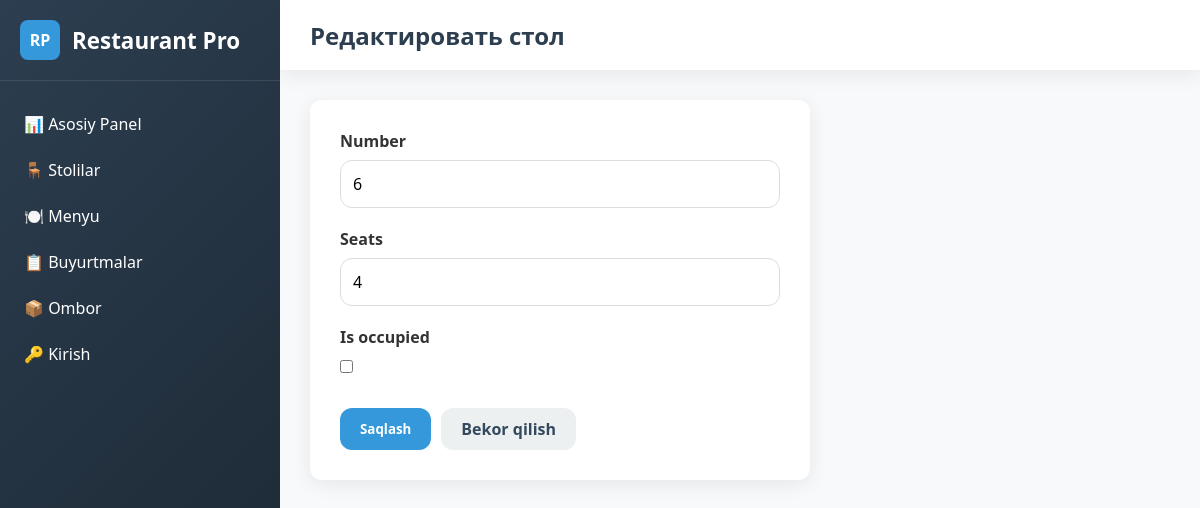
The page /tables/6/edit/ on the database as committed earlier.
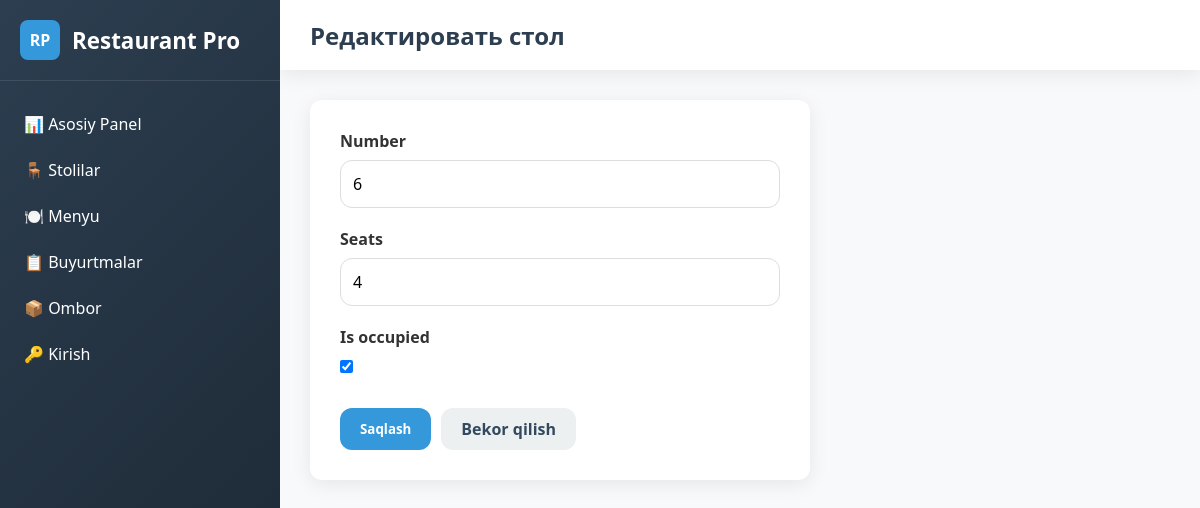
The same page on the database as committed later.
### main/models.py (models this page shows, shortened)
class Table(models.Model):
    number = models.PositiveIntegerField(unique=True)
    seats = models.PositiveIntegerField(default=4)
    is_occupied = models.BooleanField(default=False)

### main/views.py (the view)
# urls.py: path('tables/<int:table_id>/edit/', table_edit, name='table_edit'),
def table_edit(request, table_id):
    table = get_object_or_404(Table, id=table_id)
    if request.method == 'POST':
        form = TableForm(request.POST, instance=table)
        if form.is_valid():
            form.save()
            messages.success(request, 'Стол успешно обновлен!')
            return redirect('tables')
    else:
        form = TableForm(instance=table)
    return render(request, 'table_form.html', {'form': form, 'title': 'Редактировать стол'})

### main/forms.py (shortened to what this page needs)
class TableForm(forms.ModelForm):
    class Meta:
        model = Table
        fields = ['number', 'seats', 'is_occupied']
        widgets = {
            'number': forms.NumberInput(attrs={'class': 'form-control', 'placeholder': 'Номер стола'}),
            'seats': forms.NumberInput(attrs={'class': 'form-control', 'placeholder': 'Количество мест'}),
            'is_occupied': forms.CheckboxInput(attrs={'class': 'form-check-input'}),
        }

### templates/table_form.html (shortened to what this page needs)
{% extends 'base.html' %}
{% block page_title %}{{ title }}{% endblock %}
{% block content %}
<div style="max-width: 500px; background: white; padding: 30px; border-radius: var(--border-radius); box-shadow: var(--shadow);">
    <form method="post">
        {% for field in form %}
        <div class="form-group">
            <label class="form-label">{{ field.label }}</label>
            {{ field }}
        </div>
        {% endfor %}
        <div style="display: flex; gap: 10px; margin-top: 30px;">
            <button type="submit" class="btn btn-primary">Saqlash</button>
            <a href="{% url 'tables' %}" class="btn" style="background: var(--light); color: var(--dark);">Bekor qilish</a>
        </div>
    </form>
</div>
{% endblock %}

Rows that differ between the two databases and show on the page:
changed Table: is_occupied "☐" → "☑"
